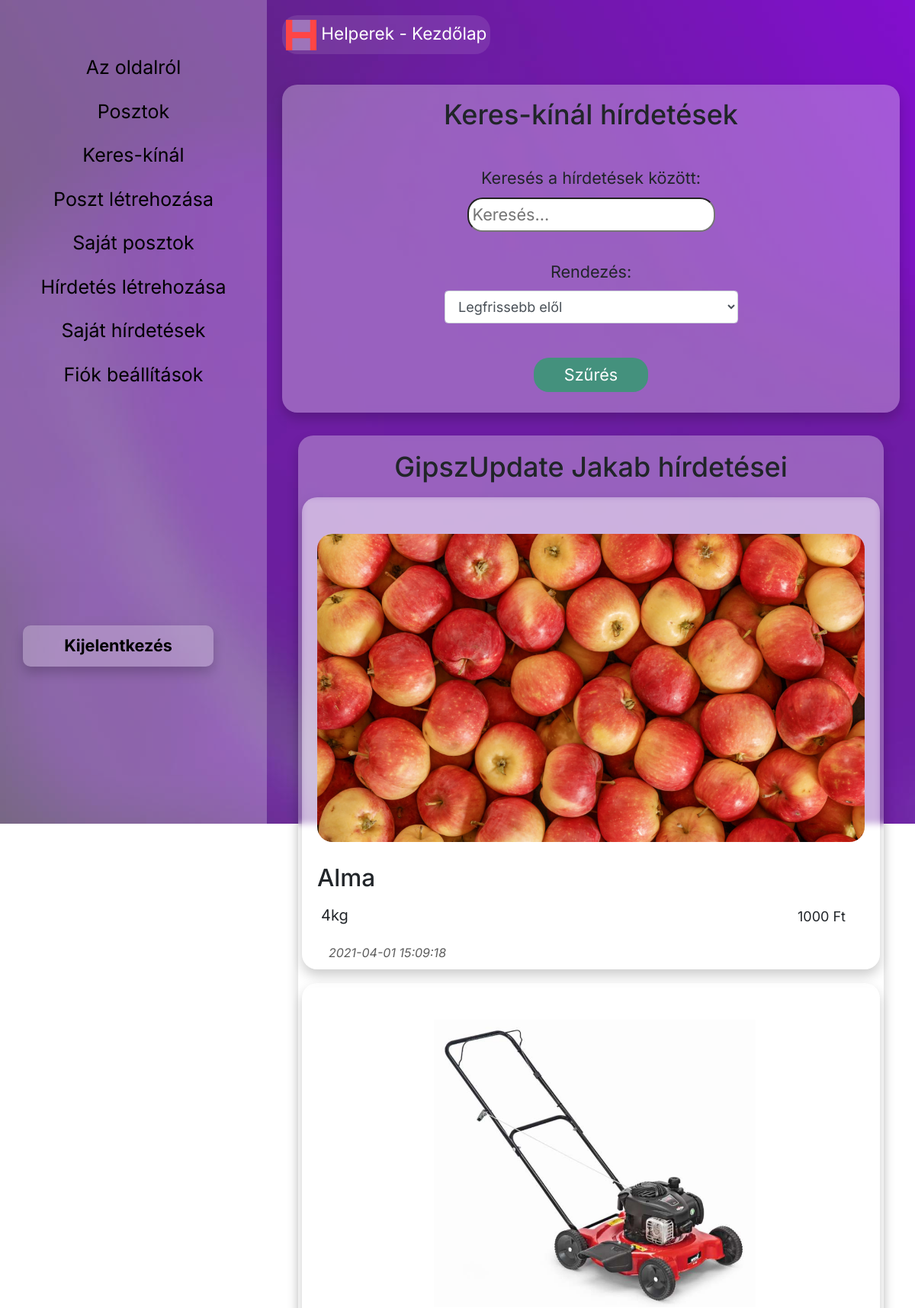
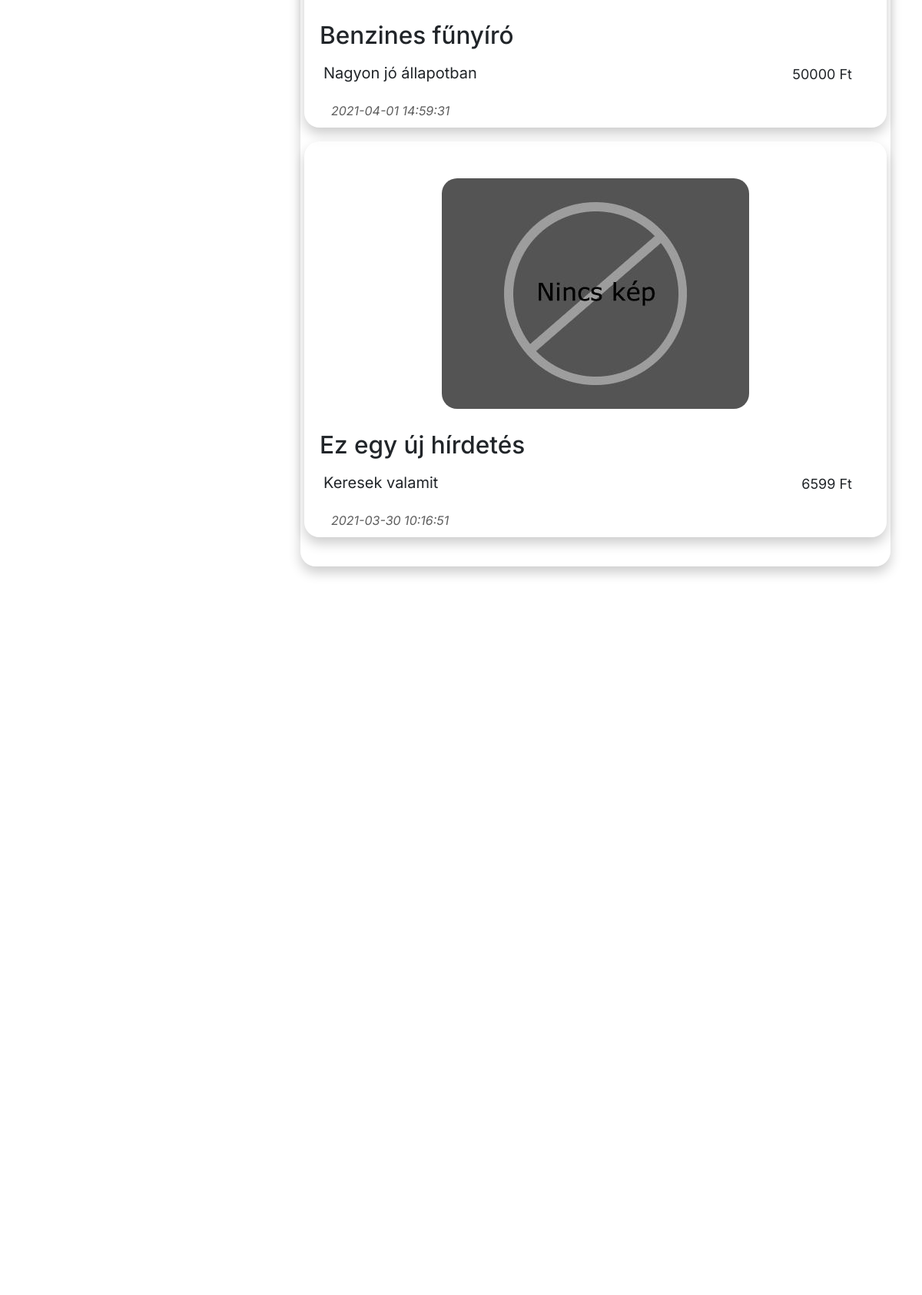
Page /Web_file/mainProject/index.php?controller=user&action=offers&order=desc (signed in, upper part) on the committed database (2 pictures, top to bottom).
### tables this page shows
CREATE TABLE `users` (
  `id` int(11) NOT NULL,
  `user_id` bigint(20) NOT NULL,
  `first_name` varchar(255) NOT NULL,
  `last_name` varchar(255) NOT NULL,
  `email` varchar(255) NOT NULL,
  `password_hash` varchar(255) NOT NULL,
  `date_of_birth` date DEFAULT NULL,
  `county` varchar(255) DEFAULT NULL,
  `city` varchar(255) DEFAULT NULL,
  `role` varchar(25) NOT NULL,
  `phone` varchar(15) DEFAULT NULL,
  `phone_visible` tinyint(1) NOT NULL DEFAULT 0,
  `about` text DEFAULT NULL
);

CREATE TABLE `offers` (
  `id` int(11) NOT NULL,
  `author_id` bigint(20) NOT NULL,
  `offer_name` varchar(255) NOT NULL,
  `offer_description` text NOT NULL,
  `offer_images` text NOT NULL,
  `offer_price` int(11) NOT NULL,
  `offer_city` varchar(50) NOT NULL,
  `offer_timestamp` datetime NOT NULL DEFAULT current_timestamp() ON UPDATE current_timestamp()
);

### Web_file/mainProject/src/app/controller/CommonController.php (called while the page is built, shortened)
<?php
class CommonController {
    protected $controllerName = null;
    protected function render($view,$data = []){
        extract($data);
        include("src/app/view/{$this->controllerName}/{$view}.php");
        return ob_get_clean();
    }
}

### Web_file/mainProject/src/app/controller/UserController.php (called while the page is built, shortened)
<?php
require_once('CommonController.php');
require_once('src/app/model/User.php');
class UserController extends CommonController{
    public function actionOffers($order)
    {
        $user = User::findOneByUserId($_SESSION['user_id']);
        return $this->render("offers", [
            "user" => $user
        ]);
    }
}

### Web_file/mainProject/index.php (called while the page is built, shortened)
<?php
require_once("src/app/controller/UserController.php");
$controllerName = !empty($_GET['controller'])?ucfirst($_GET['controller']) . "Controller":"UserController";
$actionName = !empty($_GET['action'])?"action".ucfirst($_GET['action']):"actionIndex";
if($controllerName == "UserController")
{
    $controller = new app\controller\UserController;
    if($actionName == "actionIndex")
    {
        $content = $controller->actionIndex();
        $title = "Főoldal";
    }
    else if($actionName == "actionLogin")
    {
        $content = $controller->actionLogin();
        $title = "Bejelentkezés";
    }
    else if($actionName == "actionRegister")
    {
        $content = $controller->actionRegister();
        $title = "Regisztráció";
    }
    else if($actionName == "actionUpdate")
    {
        $content = $controller->actionUpdate($_GET['id']);
        $title = "Profil";
    }
    else if($actionName == "actionLogout")
    {
        $content = $controller->actionLogout();
    }
    else if($actionName == "actionPosts")
    {
        $title = "Saját posztok";
        $content = $controller->actionPosts($_GET['order']);
    }
    else if($actionName == "actionOffers")
    {
        $content = $controller->actionOffers($_GET['order']);
    }
    else if($actionName == "actionDelete")
    {
        $title = "Profil törlése";
        $content = $controller->actionDelete($_GET['id']);
    }
}
include("src/app/view/templates/main-template.php");
?>

### Web_file/mainProject/src/app/model/User.php (called while the page is built, shortened)
<?php
class User
{
    private $first_name;
    private $last_name;
    public function getFirst_name()
    {
        return $this->first_name;
    }
    public function getLast_name()
    {
        return $this->last_name;
    }
    public static function findOneByUserId($user_id)
    {
        $conn = Database::getConnection();
        $sql = "SELECT * FROM users WHERE `user_id` = :user_id";
        $statement = $conn->prepare($sql);
        $statement->execute([
            ":user_id" => $user_id
        ]);
        return $statement->fetchObject(self::class);
    }
}

### Web_file/mainProject/src/app/model/Offer.php (called while the page is built, shortened)
<?php
class Offer
{
    private $id;
    private $offer_name;
    private $offer_description;
    private $offer_images;
    private $offer_price;
    private $offer_timestamp;
    public function getId()
    {
        return $this->id;
    }
    public function getOffer_name()
    {
        return $this->offer_name;
    }
    public function getOffer_description()
    {
        return $this->offer_description;
    }
    public function getOffer_images()
    {
        return $this->offer_images;
    }
    public function getOffer_price()
    {
        return $this->offer_price;
    }
    public function getOffer_timestamp()
    {
        return $this->offer_timestamp;
    }
    public static function findAllByAuthorId($author_id, $order)
    {
        $conn = Database::getConnection();
        if (strtoupper($order) == "DESC")
        {
            $sql = "SELECT * FROM `offers` WHERE `author_id` = :author_id ORDER BY `offer_timestamp` DESC";
        }
        else if (strtoupper($order) == "ASC")
        {
            $sql = "SELECT * FROM `offers` WHERE `author_id` = :author_id ORDER BY `offer_timestamp` ASC";
        }
        $statement = $conn->prepare($sql);
        $statement->execute([
            ':author_id' => $author_id
        ]);
        return $statement->fetchAll(PDO::FETCH_CLASS,self::class);
    }
}

### Web_file/mainProject/src/app/view/user/offers.php (the view, shortened to what this page needs)
<?php
require_once("src/app/model/Offer.php");
require_once("src/app/model/User.php");
$user = User::findOneByUserId($_SESSION['user_id']);
if (!isset($_POST['post-search']))
{
    $offers = Offer::findAllByAuthorId($_SESSION['user_id'], $_GET['order']);
}
else
{
    $offers = Offer::findAllByAuthorId($_SESSION['user_id'], $_POST['sort_order'], $_POST['post-search'], $_POST['post']['category']);
}
?>
<div class="container search-area pb-2">
    <div class="row">
        <div class="col-12 text-center my-3">
            <h2>Keres-kínál hírdetések</h2>
        </div>
    </div>
    <form action="index.php?controller=offer&action=index" method="POST" class="my-3 text-center">
        <div class="form-row my-3">
            <div class="form-group col-md-6 offset-md-3">
                <label for="offer-search">Keresés a hírdetések között:</label>
                <input type="search" name="offer-search" id="offer-search" placeholder="Keresés..." <?php echo (isset($_POST['offer-search']))?'value = ' . $_POST['offer-search']:"" ?> >
            </div>
        </div>
        <div class="form-row my-3">
            <div class="form-group col-md-6 offset-md-3">
                <label for="offer-order">Rendezés:</label>
                <select class="form-control" name="offer[order]" id="offer-order">
                    <option value="DESC" <?= (isset( $_POST['offer']) && $_POST['offer']['order'] == "DESC")?"selected":"" ?> >Legfrissebb elől</option>
                </select>
            </div>
        </div>
        <input type="submit" value="Szűrés" class="btn-search mt-2">
    </form>
</div>
<div class="container offer-view">
    <h2 class="text-center mb-3"><?= $user->getLast_name() . " " . $user->getFirst_name() . " hírdetései" ?></h2>
    <?php foreach ($offers as $offer) : ?>
    <div class="row my-3">
        <div class="col-12 offer-view">
            <div class="row my-3">
                <div class="col-12 offer-image" onclick=<?= "location.href='index.php?controller=offer&action=view&id=" . $offer->getId() . "';" ?> style="cursor: pointer;" >
                    <?php if (!empty($offer->getOffer_images())) : ?>
                        <img src=<?= 'img/uploads/' . $offer->getOffer_images() ?> alt="offer-img" title="Ugrás a hírdetésre" class="img img-fluid">
                    <?php else : ?>
                        <img src="img/unknown_img.jpg" alt="offer-img" title="Ugrás a hírdetésre" class="img img-fluid">
                    <?php endif; ?>
                </div>
            </div>
            <div class="row my-3">
                <div class="col-12 offer-header">
                    <h3><?= $offer->getOffer_name() ?><h3>
                </div>
            </div>
            <div class="row my-3">
                <div class="col-8 offer-info">
                    <p><?= $offer->getOffer_description() ?></p>
                </div>
                <div class="col-4 offer-price">
                    <p><?= $offer->getOffer_price() ?> Ft</p>
                </div>
            </div>
            <div class="col-12 post-time">
                <?= $offer->getOffer_timestamp() ?>
            </div>
        </div>
    </div>
    <?php endforeach; ?>
</div>

### Web_file/mainProject/css/style.css (style rules this page uses)
html { overflow-x: hidden; font-size: 18px; }
body { overflow-x: hidden; background-size: cover; font-family: 'Inter', sans-serif; min-height: 100vh; }
.container.search-area { background-color: rgba(255, 255, 255, 0.3); backdrop-filter: blur(4px); border-radius: 20px; box-shadow: 0px 8px 16px 0px rgba(0,0,0,0.2); max-width: 992px; margin: auto; font-size: 1.2em; margin-bottom: 30px; margin-top: 40px; }
.container.search-area input { border-radius: 20px; height: 2.5rem; padding: 5px; }
.post-time { font-style: italic; font-size: 16px; color:rgba(53, 53, 53, 0.8); position: absolute; bottom: 10px; display: flex; flex-direction: row; justify-content: space-between; }
.btn-search { background-color:rgb(68, 145, 125); color: white; width: 150px; padding: 10px 10px 10px 10px; border: none; border-radius: 20px; transition: 0.5s; }
.offer-header { text-align: justify; overflow: hidden; text-overflow: ellipsis; display: -webkit-box; -webkit-box-orient: vertical; -webkit-line-clamp: 2; line-height: 1.2em; max-height: 2.4em; padding-top: 10px; }
.offer-image { display: flex; justify-content: center; }
.offer-image img { border-radius: 20px; min-width: 100px; min-height: 100px; margin-top: 10px; }
.offer-info { text-align: justify; overflow: hidden; text-overflow: ellipsis; display: -webkit-box; -webkit-box-orient: vertical; -webkit-line-clamp: 2; line-height: 1.2em; max-height: 2.4em; padding-left: 20px; }
.offer-price { text-align: right; font-size: 18px; padding-right: 40px; }
.offer-view { background-color: rgba(255, 255, 255, 0.3); backdrop-filter: blur(4px); border-radius: 20px; box-shadow: 0px 8px 16px 0px rgba(0,0,0,0.2); max-width: 768px; margin: auto; font-size: 20px; padding: 20px; }

### rows in the picture
users: last_name "GipszUpdate", first_name "Jakab"
offers: offer_images (picture), offer_name "Alma", offer_description "4kg", offer_price "1000", offer_timestamp "2021-04-01 15:09:18"
offers: offer_images (picture), offer_name "Benzines fűnyíró", offer_description "Nagyon jó állapotban", offer_price "50000", offer_timestamp "2021-04-01 14:59:31"
offers: offer_name "Ez egy új hírdetés", offer_description "Keresek valamit", offer_price "6599", offer_timestamp "2021-03-30 10:16:51"
